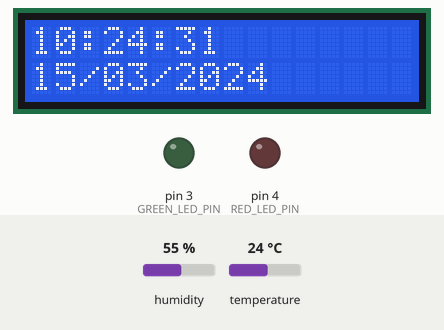
This sketch was run on a simulated Arduino Uno, built with avr-gcc and run on an emulated ATmega328P. On the bench: 16×2 character LCD, output pins drawn as LEDs (lit = HIGH). Inputs (shaded band) come from the test bench; at power-on: humidity 55 %, temperature 24 °C. The local clock reads 2024-03-15 10:24:30 at power-on unless the sketch sets it; what the sketch prints to the serial monitor is not drawn.

Above: at 1.6 s.
1.7 s: humidity set to 84 %
At 3.6 s:
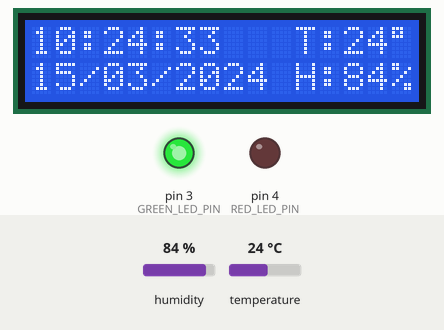
7.5 s: humidity set to 87 %
At 10.8 s:
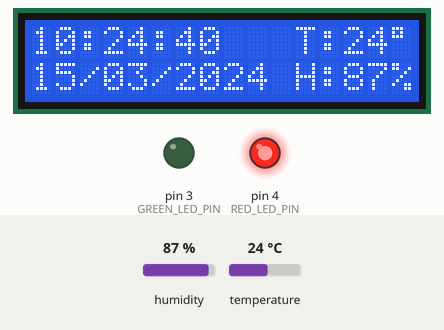
14.4 s: temperature set to 9 °C
At 16.7 s:
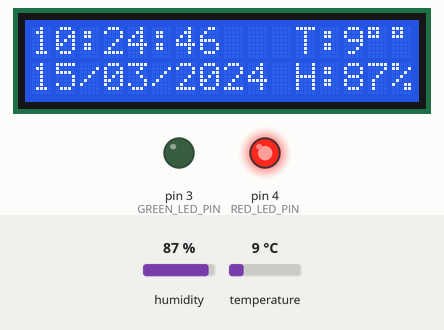
20.5 s: temperature set to 12 °C
At 23.6 s:
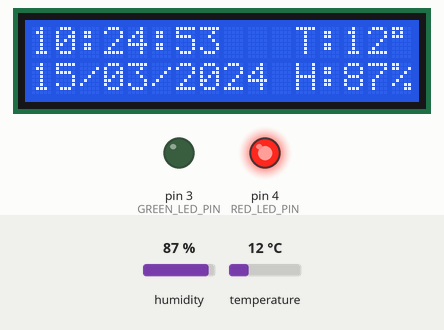
Timing chart, 0 to 25.1 s (numbered marks = the images above; inputs shaded):
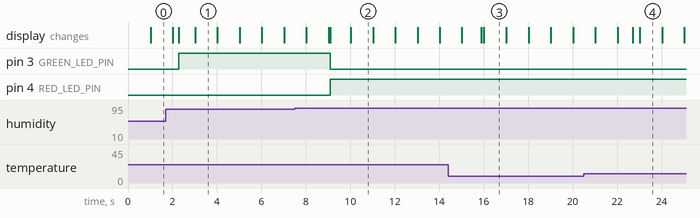

The sketch:

LCD_clock_with_Temperature_and_Humidity.ino
```cpp
/*
LCD clock with Temperature and Humidity sensors and threshold LEDs.
by Aleksandr Jakovlev
aleks.jakovlev[x]outlook.com
08/08/2024
v 0.3
*/

#include <Wire.h>
#include <DS3231.h>
#include <LiquidCrystal_I2C.h>
#include <dht_nonblocking.h>

#define DHT_SENSOR_TYPE DHT_TYPE_11
#define DHT_SENSOR_PIN 2
#define LCD_ADDRESS 0x27
#define LCD_COLUMNS 16
#define LCD_ROWS 2
#define SERIAL_BAUD_RATE 9600
#define GREEN_LED_PIN 3
#define RED_LED_PIN 4

DS3231 clock;
RTCDateTime dt;
LiquidCrystal_I2C lcd(LCD_ADDRESS, LCD_COLUMNS, LCD_ROWS);
DHT_nonblocking dht_sensor(DHT_SENSOR_PIN, DHT_SENSOR_TYPE);

const unsigned long UPDATE_INTERVAL = 1000;  // Update interval in milliseconds
unsigned long previousMillis = 0;

float temperature;
float humidity;

void setup() {
  Serial.begin(SERIAL_BAUD_RATE);
  pinMode(GREEN_LED_PIN, OUTPUT);
  pinMode(RED_LED_PIN, OUTPUT);
  clock.begin();
  lcd.init();
  lcd.backlight();
  lcd.clear();
  // Uncomment to set the date and time
  // clock.setDateTime(__DATE__, __TIME__);
}

void loop() {
  unsigned long currentMillis = millis();

  if (currentMillis - previousMillis >= UPDATE_INTERVAL) {
    previousMillis = currentMillis;
    dt = clock.getDateTime();  // Only get the time once per interval
    updateSerial();
    updateLCD();
  }

  if (measureEnvironment(&temperature, &humidity)) {
    tempHumToLCD();
    updateLEDs();
  }
}

bool measureEnvironment(float *temperature, float *humidity) {
  static unsigned long measurement_timestamp = millis();

  if (millis() - measurement_timestamp > 750) {
    if (dht_sensor.measure(temperature, humidity)) {
      measurement_timestamp = millis();
      return true;
    }
  }
  return false;
}

void updateSerial() {
  printTimeToSerial();
  printDateToSerial();
  printTempHumToSerial();
}

void printTimeToSerial() {
  // Time
  Serial.print(dt.hour < 10 ? "0" : "");
  Serial.print(dt.hour);
  Serial.print(":");
  Serial.print(dt.minute < 10 ? "0" : "");
  Serial.print(dt.minute);
  Serial.print(":");
  Serial.print(dt.second < 10 ? "0" : "");
  Serial.print(dt.second);
  Serial.print(" ");
}

void printDateToSerial() {
  // Date
  Serial.print(dt.day < 10 ? "0" : "");
  Serial.print(dt.day);
  Serial.print("/");
  Serial.print(dt.month < 10 ? "0" : "");
  Serial.print(dt.month);
  Serial.print("/");
  Serial.print(dt.year);
  Serial.print(" ");
}

void printTempHumToSerial() {
  // Temperature and humidity
  Serial.print("T:");
  Serial.print(temperature, 0);
  Serial.print("° H:");
  Serial.print(humidity, 0);
  Serial.print("% ");

  // Good or bad range
  Serial.println(isEnvironmentGood() ? "Good" : "Bad");
}

bool isEnvironmentGood() {
  return (temperature >= 19 && temperature <= 27 && humidity >= 20 && humidity <= 85);
}

void updateLCD() {
  // Time
  lcd.setCursor(0, 0);
  lcd.print(dt.hour < 10 ? "0" : "");
  lcd.print(dt.hour);
  lcd.print(":");
  lcd.print(dt.minute < 10 ? "0" : "");
  lcd.print(dt.minute);
  lcd.print(":");
  lcd.print(dt.second < 10 ? "0" : "");
  lcd.print(dt.second);

  // Date
  lcd.setCursor(0, 1);
  lcd.print(dt.day < 10 ? "0" : "");
  lcd.print(dt.day);
  lcd.print("/");
  lcd.print(dt.month < 10 ? "0" : "");
  lcd.print(dt.month);
  lcd.print("/");
  lcd.print(dt.year);
}

void tempHumToLCD() {
  lcd.setCursor(11, 0);
  lcd.print("T:");
  lcd.print(temperature, 0);
  lcd.print((char)223);  // Degree symbol
  lcd.setCursor(11, 1);
  lcd.print("H:");
  lcd.print(humidity, 0);
  lcd.print("%");
}

void updateLEDs() {
  if (isEnvironmentGood()) {
    digitalWrite(GREEN_LED_PIN, HIGH);
    digitalWrite(RED_LED_PIN, LOW);
  } else {
    digitalWrite(GREEN_LED_PIN, LOW);
    digitalWrite(RED_LED_PIN, HIGH);
  }
}
```

Measured:
- the behaviour switches between 85 and 86 % on humidity (found by bisection; images 1 and 2)
- after the input at 7.5 s, pin 3 (GREEN_LED_PIN): HIGH → LOW after 1.6 s; pin 4 (RED_LED_PIN): LOW → HIGH after 1.6 s
- after the input at 14.4 s, the display: first differs from a run without the input after 1.5 s (image 3 shows a later state)
- after the input at 20.5 s, the display: first differs from a run without the input after 2.2 s (image 4 shows a later state)
- what the display in image 1 shows lasts 1.0 s, from 3.0 s to 4.0 s
